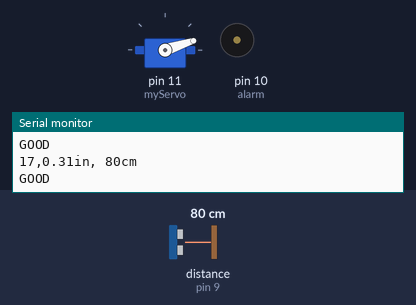
Bench run of a sketch on a simulated Arduino Uno, built with avr-gcc and run on an emulated ATmega328P. Parts: servo, buzzer (waves = sounding), the last lines printed to the serial monitor. Wiring (inferred from the names in the program): ultrasonic range finder: trigger pin 8; echo pin 9. The inputs (shaded band) are chosen by the test bench; at power-on: distance to the obstacle (sensor on pin 9) 80 cm. The echo pulse lasts 58.3 µs per cm.

Above: at 1.2 s.
1.3 s: distance to the obstacle (sensor on pin 9) set to 14 cm
4.3 s: distance to the obstacle (sensor on pin 9) set to 11 cm
At 4.52 s:
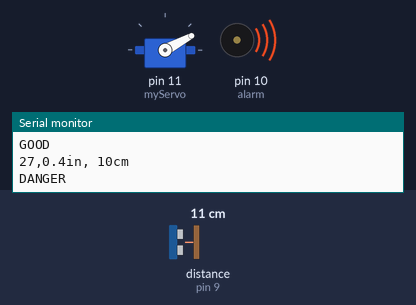
7.3 s: distance to the obstacle (sensor on pin 9) set to 18 cm
At 7.51 s:
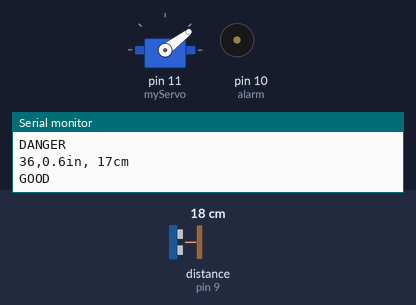
10.3 s: distance to the obstacle (sensor on pin 9) set to 2 cm
At 10.5 s:
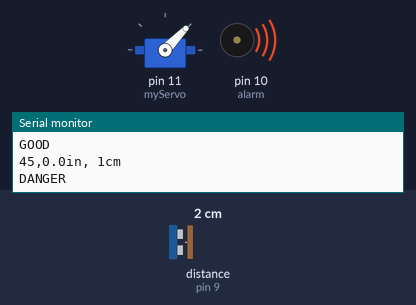
13.3 s: distance to the obstacle (sensor on pin 9) set to 35 cm
At 13.48 s:
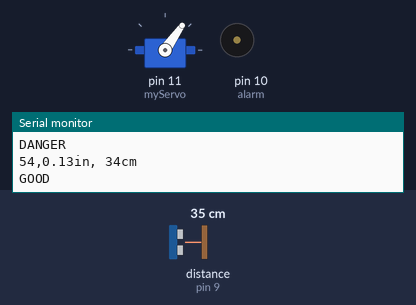
16.3 s: distance to the obstacle (sensor on pin 9) set to 4 cm
At 16.48 s:
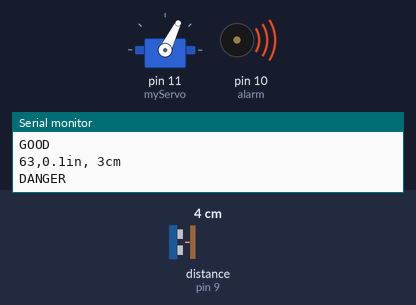
Timing chart, 0 to 23.4 s (numbered marks = the images above; inputs shaded):
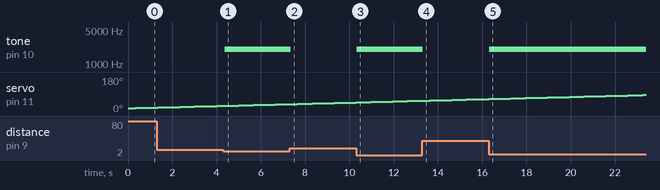

Measured:
- the behaviour switches between 13 and 12 cm on distance to the obstacle (sensor on pin 9) (found by bisection; images 0 and 1)
- after the input at 4.3 s, tone on pin 10 (alarm): silent → 2000 Hz after 0.06 s
- after the input at 7.3 s, tone on pin 10 (alarm): 2000 Hz → silent after 0.05 s
- after the input at 10.3 s, tone on pin 10 (alarm): silent → 2000 Hz at once
- after the input at 13.3 s, tone on pin 10 (alarm): 2000 Hz → silent at once
- after the input at 16.3 s, tone on pin 10 (alarm): silent → 2000 Hz at once

The sketch:

newone.ino
```cpp
#include <Servo.h>
const int trigPin = 8;
const int echoPin = 9;
#define alarm 10

int range = 5;//range in inches
// defining time and distance
long duration;
int distance;
Servo myServo; // Object servo
void setup() {
  pinMode(trigPin, OUTPUT); // trigPin as an Output
  pinMode(echoPin, INPUT); // echoPin as an Input
  Serial.begin(9600);
  myServo.attach(11); // Pin Connected To Servo
}
void loop() {

  // rotating servo i++ depicts increment of one degree
  for(int i=15;i<=165;i++){
  myServo.write(i);
  delay(30);
  distance = calculateDistance();

  Serial.print(i);
  Serial.print(",");
  Serial.print(distance);
  Serial.print(".");
  }
  // Repeats the previous lines from 165 to 15 degrees
  for(int i=165;i>15;i--){
  myServo.write(i);
  delay(30);
  distance = calculateDistance();
  Serial.print(i);
  Serial.print(",");
  Serial.print(distance);
  Serial.print(".");
  }
}


int calculateDistance(){
 // establish variables for duration of the ping,
  // and the distance result in inches and centimeters:
  long duration, inches, cm;

  // The PING))) is triggered by a HIGH pulse of 2 or more microseconds.
  // Give a short LOW pulse beforehand to ensure a clean HIGH pulse:
  digitalWrite(trigPin, LOW);
  delayMicroseconds(2);
  digitalWrite(trigPin, HIGH);
  delayMicroseconds(5);
  digitalWrite(trigPin, LOW);

  // Take reading on echo pin
  duration = pulseIn(echoPin, HIGH);

  // convert the time into a distance
  inches = microsecondsToInches(duration);
  cm = microsecondsToCentimeters(duration);

  Serial.print(inches);
  Serial.print("in, ");
  Serial.print(cm);
  Serial.print("cm");
  Serial.println();

  if(inches < 5) {
    Serial.println("DANGER");

    tone(alarm, 2000);
    delay(100);
  }
  else
  {
    Serial.println("GOOD");

     noTone(alarm);
     delay(100);
  }

  delay(200);
}

long microsecondsToInches(long microseconds)
{

  return microseconds / 74 / 2;
}

long microsecondsToCentimeters(long microseconds)
{

  return microseconds / 29 / 2;
  distance= duration*0.034/2;
  return distance;
}
```
